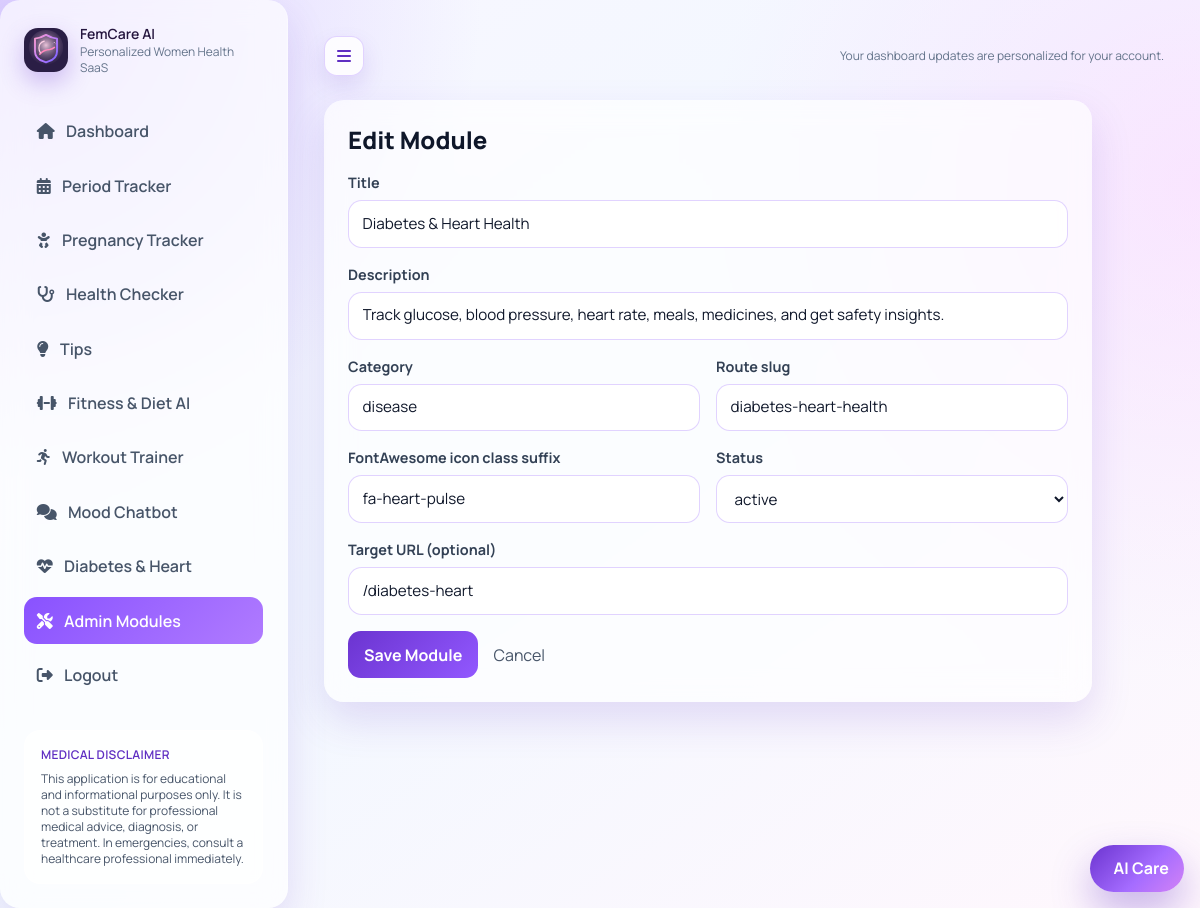
The app's page /admin/modules/8/edit (signed in) with its own data.
### models/entities.py (models this page shows, shortened)
class HealthModule(db.Model):
    __tablename__ = "health_modules"
    id = db.Column(db.Integer, primary_key=True)
    title = db.Column(db.String(150), nullable=False)
    description = db.Column(db.String(280), nullable=False)
    category = db.Column(db.String(60), nullable=False)
    route = db.Column(db.String(150), nullable=False, unique=True)
    status = db.Column(db.String(20), nullable=False, default="active")
    icon = db.Column(db.String(60), nullable=False, default="fa-heart")
    target_url = db.Column(db.String(150), nullable=True)
    created_at = db.Column(db.DateTime, nullable=False, default=datetime.utcnow)

### app.py (the view, shortened to what this page needs)
@app.route("/admin/modules/<int:module_id>/edit", methods=["GET", "POST"])
@admin_required
def admin_modules_edit(module_id):
    module = HealthModule.query.get_or_404(module_id)
    return render_template("admin_module_form.html", active_page="admin", module=module)

### app.py (called while the page is built)
@login_manager.user_loader
def load_user(user_id):
    return User.query.get(int(user_id))

def admin_required(func):
    @wraps(func)
    @login_required
    def wrapper(*args, **kwargs):
        if not current_user.is_admin:
            abort(403)
        return func(*args, **kwargs)
    return wrapper

### templates/admin_module_form.html (shortened to what this page needs)
{% extends 'base.html' %}
{% block content %}
<section class="max-w-3xl glass-panel p-6">
  <h1 class="text-2xl font-extrabold">{% if module %}Edit Module{% else %}Create Module{% endif %}</h1>
  <form method="POST" class="mt-4 grid md:grid-cols-2 gap-4 validated-form">
    <div class="md:col-span-2">
      <label class="label" for="title">Title</label>
      <input id="title" name="title" class="input-field" required value="{{ module.title if module else '' }}">
    </div>
    <div class="md:col-span-2">
      <label class="label" for="description">Description</label>
      <input id="description" name="description" class="input-field" required value="{{ module.description if module else '' }}">
    </div>
    <div>
      <label class="label" for="category">Category</label>
      <input id="category" name="category" class="input-field" required value="{{ module.category if module else 'women_health' }}">
    </div>
    <div>
      <label class="label" for="route">Route slug</label>
      <input id="route" name="route" class="input-field" required value="{{ module.route if module else '' }}">
    </div>
    <div>
      <label class="label" for="icon">FontAwesome icon class suffix</label>
      <input id="icon" name="icon" class="input-field" value="{{ module.icon if module else 'fa-heart' }}">
    </div>
    <div>
      <label class="label" for="status">Status</label>
      <select id="status" name="status" class="input-field">
        <option value="active" {% if not module or module.status == 'active' %}selected{% endif %}>active</option>
      </select>
    </div>
    <div class="md:col-span-2">
      <label class="label" for="target_url">Target URL (optional)</label>
      <input id="target_url" name="target_url" class="input-field" placeholder="/health" value="{{ module.target_url if module and module.target_url else '' }}">
    </div>
    <div class="md:col-span-2">
      <button class="btn-primary" type="submit">Save Module</button>
      <a class="ml-3 text-slate-600" href="{{ url_for('admin_modules') }}">Cancel</a>
    </div>
  </form>
</section>
{% endblock %}

### static/css/style.css (style rules this page uses)
.fem-bg { background: radial-gradient(circle at 0 0, rgba(190, 168, 255, 0.5) 0, rgba(190, 168, 255, 0) 32%), radial-gradient(circle at 100% 20%, rgba(254, 206, 255, 0.45) 0, rgba(254, 206, 255, 0) 35%), linear-gradient(145deg, #f9f6ff 0%, #f2f8ff 46%, #fff7fd 100%); }
.glass-panel { background: rgba(255, 255, 255, 0.65); -webkit-backdrop-filter: blur(14px); backdrop-filter: blur(14px); border-radius: 1.25rem; box-shadow: 0 18px 40px rgba(95, 46, 194, 0.15); }
.label { display: block; font-size: 0.9rem; font-weight: 700; color: #334155; margin-bottom: 0.4rem; }
.input-field { width: 100%; border: 1px solid rgba(137, 82, 255, 0.25); border-radius: 0.85rem; padding: 0.72rem 0.85rem; font-size: 0.95rem; background: rgba(255, 255, 255, 0.88); color: #0f172a; }
.btn-primary { border: 0; color: white; border-radius: 0.8rem; background: linear-gradient(135deg, #6b34d0 0%, #9258ff 100%); padding: 0.72rem 1rem; font-weight: 700; transition: transform 0.2s ease; }

### records on screen
HealthModule: title "Diabetes & Heart Health", description "Track glucose, blood pressure, heart rate, meals, medicines, and get safety insights.", category "disease", route "diabetes-heart-health", icon "fa-heart-pulse", status "active", target_url "/diabetes-heart"
